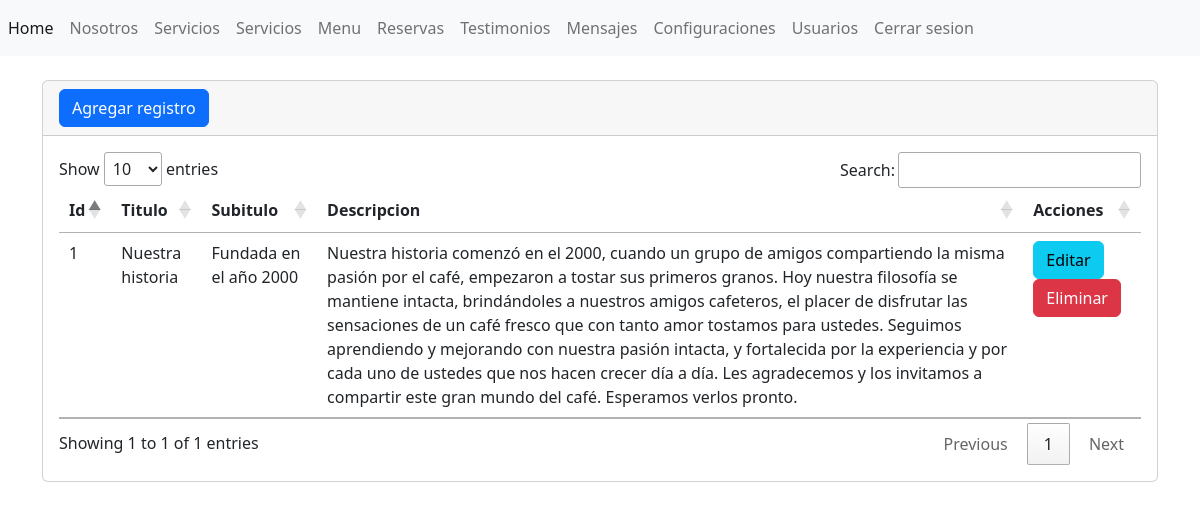
The app's page /admin/secciones/nosotros/index.php with its own data.
### tables this page shows
CREATE TABLE IF NOT EXISTS tbl_nosotros (
  id INT AUTO_INCREMENT PRIMARY KEY,
  titulo VARCHAR(255) NOT NULL,
  subtitulo VARCHAR(255) NOT NULL,
  descripcion TEXT NOT NULL 
);

### admin/secciones/nosotros/index.php (the view, shortened to what this page needs)
<?php include("../../bd.php");
    $sentencia= $conexion->prepare("SELECT * FROM `tbl_nosotros`");
    $sentencia->execute();
    $lista_nosotros=$sentencia->fetchAll(PDO::FETCH_ASSOC);
 include("../../templates/header.php");?>
<div class="card">
    <div class="card-header">
        <a name="" id="" class="btn btn-primary" href="crear.php" role="button">Agregar registro</a>
    </div>
    <div class="card-body">
         <div class="table-responsive">
            <table class="table">
                <thead>
                    <tr>
                        <th scope="col">Id</th>
                        <th scope="col">Titulo</th>
                        <th scope="col">Subitulo</th>
                        <th scope="col">Descripcion</th>
                        <th scope="col">Acciones</th>
                    </tr>
                </thead>
                <tbody>
                <?php foreach($lista_nosotros as $registros){?>
                    <tr>
                        <td><?php echo $registros["id"] ?></td>
                        <td><?php echo $registros["titulo"] ?></td>
                        <td><?php echo $registros["subtitulo"] ?></td>
                        <td><?php echo $registros["descripcion"] ?></td>
                        <td>
                        <a name="" id="" class="btn btn-info" href="editar.php?txtid=<?php echo $registros['id']; ?> " role="button" role="button">Editar</a>
                        <a name="" id="" class="btn btn-danger" href="index.php?txtid=<?php echo $registros['id']; ?>" role="button">Eliminar</a>
                        </td>
                    </tr>
                  <?php } ?>
                </tbody>
            </table>
        </div>
    </div>
</div>
<?php include("../../templates/footer.php"); ?>

### records on screen
tbl_nosotros: id "1", titulo "Nuestra historia", subtitulo "Fundada en el año 2000", descripcion "Nuestra historia comenzó en el 2000, cuando un grupo de amigos compartiendo la misma pasión por el café, empezaron a tostar sus primeros granos. Hoy nuestra filosofía se mantiene intacta, brindándoles a nuestros amigos cafeteros, el placer de disfrutar las sensaciones de un café fresco que con tanto amor tostamos para ustedes. Seguimos aprendiendo y mejorando con nuestra pasión intacta, y fortalecida por la experiencia y por cada uno de ustedes que nos hacen crecer día a día. Les agradecemos y los invitamos a compartir este gran mundo del café. Esperamos verlos pronto."
